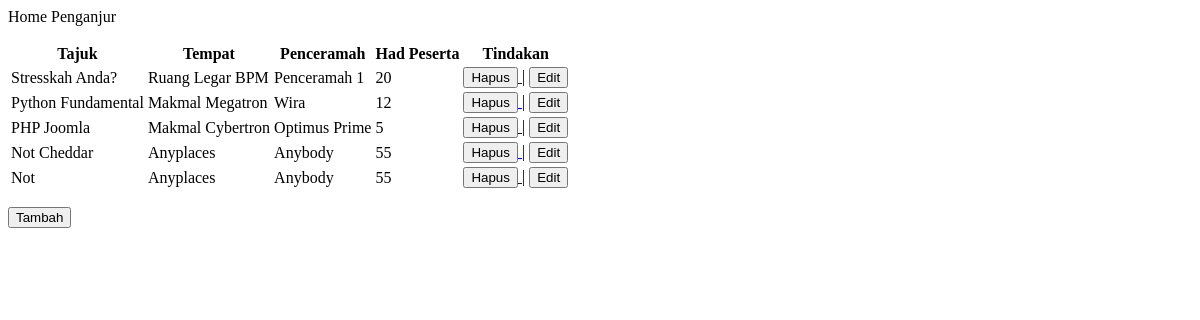
The app's page /penganjur/, older data.
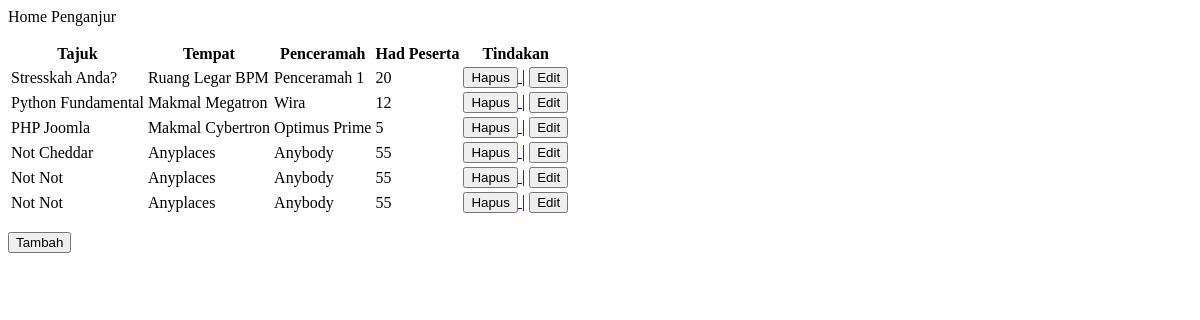
The same page, newer data.
### penganjur/models.py (models this page shows, shortened)
class Aktiviti(models.Model):
	tajuk = models.CharField('Tajuk',blank=False,null=False,max_length=300)
	tempat = models.CharField('Tempat',blank=False,null=True,max_length=300)
	penceramah = models.CharField('Penceramah',blank=False,null=True,max_length=300)
	hadpeserta = models.IntegerField('Had Peserta',blank=True,null=True)

### penganjur/views.py (the view)
# urls.py: 2. Add a URL to urlpatterns:  path('', views.home, name='home')
def home(request):
	a = Aktiviti.objects.all()						#semua object/data letak dalam a
	return render(request,'penganjur/home.html',{'aktiviti': a})

### templates/penganjur/home.html
<p>Home Penganjur</p>
<table>
	<tr>
		<th>Tajuk</th>
		<th>Tempat</th>
		<th>Penceramah</th>
		<th>Had Peserta</th>
		<th>Tindakan</th>
	</tr>
{% for a in aktiviti %}
	<tr>
		<td>{{ a.tajuk }}</td>
		<td>{{ a.tempat }}</td>
		<td>{{ a.penceramah }}</td>
		<td>{{ a.hadpeserta }}</td>
		<td>
		<a href="{% url 'delete_aktiviti' a.pk %}"><button class="btn btn-primary">Hapus</button>
		</a> |
		<a href="{% url 'edit_aktiviti' a.pk %}"><button class="btn btn-primary">Edit</button>
		</a></td>
	</tr>
{% endfor %}
</table>
<p>
	<a href="{% url 'add_aktiviti'%}"><button class="btn btn-primary">Tambah</button></a>
</p>

Row changes from the older to the newer data that the page shows:
changed Aktiviti (number 5 of 6 on the later page): tajuk "Not" → "Not Not"
added Aktiviti: tajuk "Not Not", tempat "Anyplaces", penceramah "Anybody", hadpeserta "55"
